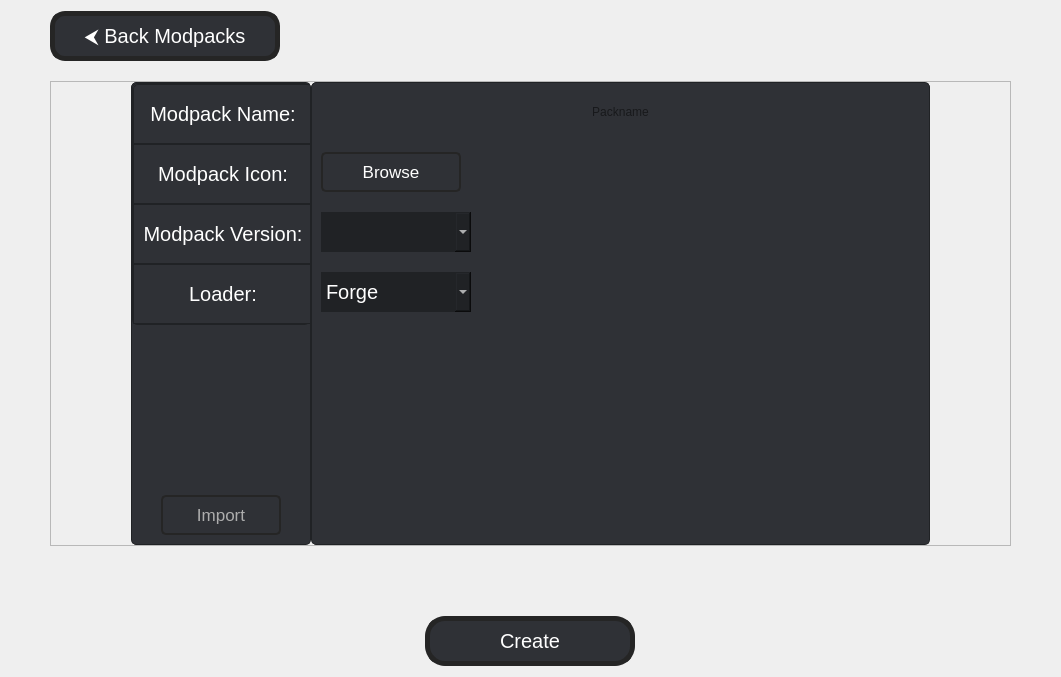
         <widget class="QWidget" name="scrollAreaWidgetContents_9">
          <property name="geometry">
           <rect>
            <x>0</x>
            <y>0</y>
            <width>1061</width>
            <height>677</height>
           </rect>
          </property>
          <layout class="QVBoxLayout" name="verticalLayout_39">
           <property name="spacing">
            <number>20</number>
           </property>
           <property name="leftMargin">
            <number>50</number>
           </property>
           <property name="rightMargin">
            <number>50</number>
           </property>
           <item>
            <widget class="QPushButton" name="backModpack_1">
             <property name="sizePolicy">
              <sizepolicy hsizetype="Preferred" vsizetype="Preferred">
               <horstretch>0</horstretch>
               <verstretch>0</verstretch>
              </sizepolicy>
             </property>
             <property name="minimumSize">
              <size>
               <width>230</width>
               <height>50</height>
              </size>
             </property>
             <property name="maximumSize">
              <size>
               <width>230</width>
               <height>50</height>
              </size>
             </property>
             <property name="cursor">
              <cursorShape>PointingHandCursor</cursorShape>
             </property>
             <property name="styleSheet">
              <string notr="true">QPushButton {
background-color: rgb(47, 49, 54);
border:5px solid rgb(37, 37, 37);
border-radius:15px;
color:white;
font:15pt;
}
QPushButton:hover {
background-color:rgb(37, 37, 37);

}</string>
             </property>
             <property name="text">
              <string>⮜ Back Modpacks</string>
             </property>
            </widget>
           </item>
           <item>
            <widget class="QFrame" name="mainFrame_2">
             <property name="frameShape">
              <enum>QFrame::StyledPanel</enum>
             </property>
             <property name="frameShadow">
              <enum>QFrame::Raised</enum>
             </property>
             <layout class="QHBoxLayout" name="horizontalLayout_24">
              <property name="spacing">
               <number>0</number>
              </property>
              <property name="leftMargin">
               <number>80</number>
              </property>
              <property name="topMargin">
               <number>0</number>
              </property>
              <property name="rightMargin">
               <number>80</number>
              </property>
              <property name="bottomMargin">
               <number>0</number>
              </property>
              <item>
               <widget class="QFrame" name="frame_44">
                <property name="minimumSize">
                 <size>
                  <width>180</width>
                  <height>400</height>
                 </size>
                </property>
                <property name="maximumSize">
                 <size>
                  <width>180</width>
                  <height>16777215</height>
                 </size>
                </property>
                <property name="styleSheet">
                 <string notr="true">background-color:rgb(47, 49, 54);
border-radius:5px;
border:1px solid rgb(32, 34, 37);</string>
                </property>
                <property name="frameShape">
                 <enum>QFrame::StyledPanel</enum>
                </property>
                <property name="frameShadow">
                 <enum>QFrame::Raised</enum>
                </property>
                <layout class="QVBoxLayout" name="verticalLayout_40">
                 <property name="leftMargin">
                  <number>0</number>
                 </property>
                 <property name="topMargin">
                  <number>0</number>
                 </property>
                 <property name="rightMargin">
                  <number>0</number>
                 </property>
                 <item alignment="Qt::AlignTop">
                  <widget class="QFrame" name="frame_45">
                   <property name="frameShape">
                    <enum>QFrame::StyledPanel</enum>
                   </property>
                   <property name="frameShadow">
                    <enum>QFrame::Raised</enum>
                   </property>
                   <layout class="QVBoxLayout" name="verticalLayout_41">
                    <property name="spacing">
                     <number>0</number>
                    </property>
                    <property name="leftMargin">
                     <number>0</number>
                    </property>
                    <property name="topMargin">
                     <number>0</number>
                    </property>
                    <property name="rightMargin">
                     <number>0</number>
                    </property>
                    <property name="bottomMargin">
                     <number>0</number>
                    </property>
                    <item>
                     <widget class="QLabel" name="label_22">
                      <property name="minimumSize">
                       <size>
                        <width>180</width>
                        <height>60</height>
                       </size>
                      </property>
                      <property name="maximumSize">
                       <size>
                        <width>180</width>
                        <height>60</height>
                       </size>
                      </property>
                      <property name="toolTip">
                       <string>Your modpack name.</string>
                      </property>
                      <property name="styleSheet">
                       <string notr="true">font:20px;
color:white;

border-top-left-radius:5px;
border-top-right-radius:5px;
border-bottom-left-radius:0px;
border-bottom-right-radius:0px;</string>
                      </property>
                      <property name="text">
                       <string>Modpack Name:</string>
                      </property>
                      <property name="alignment">
                       <set>Qt::AlignCenter</set>
                      </property>
                     </widget>
                    </item>
                    <item>
                     <widget class="QLabel" name="label_26">
                      <property name="minimumSize">
                       <size>
                        <width>180</width>
                        <height>60</height>
                       </size>
                      </property>
                      <property name="maximumSize">
                       <size>
                        <width>180</width>
                        <height>60</height>
                       </size>
                      </property>
                      <property name="toolTip">
                       <string>A banner for your modpack</string>
                      </property>
                      <property name="styleSheet">
                       <string notr="true">font:20px;
color:white;
border-radius:0px;</string>
                      </property>
                      <property name="text">
                       <string>Modpack Icon:</string>
                      </property>
                      <property name="alignment">
                       <set>Qt::AlignCenter</set>
                      </property>
                     </widget>
                    </item>
                    <item>
                     <widget class="QLabel" name="label_24">
                      <property name="minimumSize">
                       <size>
                        <width>180</width>
                        <height>60</height>
                       </size>
                      </property>
                      <property name="maximumSize">
                       <size>
                        <width>180</width>
                        <height>60</height>
                       </size>
                      </property>
                      <property name="toolTip">
                       <string>Minecraft version for your modpack.</string>
                      </property>
                      <property name="styleSheet">
                       <string notr="true">font:20px;
color:white;
border-radius:0px;</string>
                      </property>
                      <property name="text">
                       <string>Modpack Version:</string>
                      </property>
                      <property name="alignment">
                       <set>Qt::AlignCenter</set>
                      </property>
                     </widget>
                    </item>
                    <item>
                     <widget class="QLabel" name="label_28">
                      <property name="minimumSize">
                       <size>
                        <width>180</width>
                        <height>60</height>
                       </size>
                      </property>
                      <property name="maximumSize">
                       <size>
                        <width>180</width>
                        <height>60</height>
                       </size>
                      </property>
                      <property name="toolTip">
                       <string>Loader use to launch the game.</string>
                      </property>
                      <property name="styleSheet">
                       <string notr="true">font:20px;
color:white;
border-radius:0px;</string>
                      </property>
                      <property name="text">
                       <string>Loader:</string>
                      </property>
                      <property name="alignment">
                       <set>Qt::AlignCenter</set>
                      </property>
                     </widget>
                    </item>
                   </layout>
                  </widget>
                 </item>
                 <item alignment="Qt::AlignHCenter">
                  <widget class="QPushButton" name="importModpack">
                   <property name="sizePolicy">
                    <sizepolicy hsizetype="Preferred" vsizetype="Preferred">
                     <horstretch>0</horstretch>
                     <verstretch>0</verstretch>
                    </sizepolicy>
                   </property>
                   <property name="minimumSize">
                    <size>
                     <width>120</width>
                     <height>40</height>
                    </size>
                   </property>
                   <property name="maximumSize">
                    <size>
                     <width>120</width>
                     <height>40</height>
                    </size>
                   </property>
                   <property name="cursor">
                    <cursorShape>PointingHandCursor</cursorShape>
                   </property>
                   <property name="styleSheet">
                    <string notr="true">QPushButton {
background-color: rgb(47, 49, 54);
border:2px solid rgb(37, 37, 37);
border-radius:5px;
color:rgb(173, 173, 173);
font:13pt;
}
QPushButton:hover {
background-color:rgb(37, 37, 37);

}</string>
                   </property>
                   <property name="text">
                    <string>Import</string>
                   </property>
                  </widget>
                 </item>
                </layout>
               </widget>
              </item>
              <item>
               <widget class="QFrame" name="frame_46">
                <property name="minimumSize">
                 <size>
                  <width>310</width>
                  <height>400</height>
                 </size>
                </property>
                <property name="maximumSize">
                 <size>
                  <width>16777215</width>
                  <height>16777215</height>
                 </size>
                </property>
                <property name="styleSheet">
                 <string notr="true">background-color:rgb(47, 49, 54);
border-radius:5px;
border:1px solid rgb(32, 34, 37);</string>
                </property>
                <property name="frameShape">
                 <enum>QFrame::StyledPanel</enum>
                </property>
                <property name="frameShadow">
                 <enum>QFrame::Raised</enum>
                </property>
                <layout class="QVBoxLayout" name="verticalLayout_42">
                 <item alignment="Qt::AlignTop">
                  <widget class="QFrame" name="frame_47">
                   <property name="styleSheet">
                    <string notr="true">border:none;</string>
                   </property>
                   <property name="frameShape">
                    <enum>QFrame::StyledPanel</enum>
                   </property>
                   <property name="frameShadow">
                    <enum>QFrame::Raised</enum>
                   </property>
                   <layout class="QVBoxLayout" name="verticalLayout_43">
                    <property name="spacing">
                     <number>20</number>
                    </property>
                    <property name="leftMargin">
                     <number>0</number>
                    </property>
                    <property name="topMargin">
                     <number>0</number>
                    </property>
                    <property name="rightMargin">
                     <number>0</number>
                    </property>
                    <item>
                     <widget class="QLineEdit" name="createModpackName">
                      <property name="sizePolicy">
                       <sizepolicy hsizetype="Preferred" vsizetype="Preferred">
                        <horstretch>0</horstretch>
                        <verstretch>0</verstretch>
                       </sizepolicy>
                      </property>
                      <property name="minimumSize">
                       <size>
                        <width>200</width>
                        <height>40</height>
                       </size>
                      </property>
                      <property name="maximumSize">
                       <size>
                        <width>16777215</width>
                        <height>40</height>
                       </size>
                      </property>
                      <property name="styleSheet">
                       <string notr="true">background-color:rgb(38, 38, 38);
border-radius:5px;
color:white;
font:12pt;
QLineEdit[text=\\]{
	color: gray;
};</string>
                      </property>
                      <property name="text">
                       <string/>
                      </property>
                      <property name="maxLength">
                       <number>255</number>
                      </property>
                      <property name="alignment">
                       <set>Qt::AlignCenter</set>
                      </property>
                      <property name="placeholderText">
                       <string>Packname</string>
                      </property>
                     </widget>
                    </item>
                    <item alignment="Qt::AlignLeft">
                     <widget class="QFrame" name="frame_48">
                      <property name="styleSheet">
                       <string notr="true">border:none;</string>
                      </property>
                      <property name="frameShape">
                       <enum>QFrame::StyledPanel</enum>
                      </property>
                      <property name="frameShadow">
                       <enum>QFrame::Raised</enum>
                      </property>
                      <layout class="QHBoxLayout" name="horizontalLayout_25">
                       <property name="leftMargin">
                        <number>0</number>
                       </property>
                       <property name="topMargin">
                        <number>0</number>
                       </property>
                       <property name="rightMargin">
                        <number>0</number>
                       </property>
                       <property name="bottomMargin">
                        <number>0</number>
                       </property>
                       <item>
                        <widget class="QPushButton" name="browseIconBtn_1">
                         <property name="sizePolicy">
                          <sizepolicy hsizetype="Preferred" vsizetype="Preferred">
                           <horstretch>0</horstretch>
                           <verstretch>0</verstretch>
                          </sizepolicy>
                         </property>
                         <property name="minimumSize">
                          <size>
                           <width>140</width>
                           <height>40</height>
                          </size>
                         </property>
                         <property name="maximumSize">
                          <size>
                           <width>140</width>
                           <height>40</height>
                          </size>
                         </property>
                         <property name="cursor">
                          <cursorShape>PointingHandCursor</cursorShape>
                         </property>
                         <property name="styleSheet">
                          <string notr="true">QPushButton {
background-color: rgb(47, 49, 54);
border:2px solid rgb(37, 37, 37);
border-radius:5px;
color:white;
font:13pt;
}
QPushButton:hover {
background-color:rgb(37, 37, 37);

}</string>
                         </property>
                         <property name="text">
                          <string>Browse</string>
                         </property>
                        </widget>
                       </item>
                       <item>
                        <widget class="QPushButton" name="removeIconBtn_1">
                         <property name="sizePolicy">
                          <sizepolicy hsizetype="Preferred" vsizetype="Preferred">
                           <horstretch>0</horstretch>
                           <verstretch>0</verstretch>
                          </sizepolicy>
                         </property>
                         <property name="minimumSize">
                          <size>
                           <width>20</width>
                           <height>20</height>
                          </size>
                         </property>
                         <property name="maximumSize">
                          <size>
                           <width>20</width>
                           <height>20</height>
                          </size>
                         </property>
                         <property name="cursor">
                          <cursorShape>PointingHandCursor</cursorShape>
                         </property>
                         <property name="styleSheet">
                          <string notr="true">border:none;</string>
                         </property>
                         <property name="text">
                          <string/>
                         </property>
                         <property name="icon">
                          <iconset resource="../qtrf.qrc">
                           <normaloff>:/icon/assets/feather-icons/x-circle.png</normaloff>:/icon/assets/feather-icons/x-circle.png</iconset>
                         </property>
                         <property name="iconSize">
                          <size>
                           <width>20</width>
                           <height>20</height>
                          </size>
                         </property>
                        </widget>
                       </item>
                      </layout>
                     </widget>
                    </item>
                    <item alignment="Qt::AlignLeft">
                     <widget class="QComboBox" name="createModpackVersion">
                      <property name="sizePolicy">
                       <sizepolicy hsizetype="Preferred" vsizetype="Preferred">
                        <horstretch>0</horstretch>
                        <verstretch>0</verstretch>
                       </sizepolicy>
                      </property>
                      <property name="minimumSize">
                       <size>
                        <width>150</width>
                        <height>40</height>
                       </size>
                      </property>
                      <property name="maximumSize">
                       <size>
                        <width>150</width>
                        <height>40</height>
                       </size>
                      </property>
                      <property name="cursor">
                       <cursorShape>PointingHandCursor</cursorShape>
                      </property>
                      <property name="layoutDirection">
                       <enum>Qt::LeftToRight</enum>
                      </property>
                      <property name="styleSheet">
                       <string notr="true">font:20px;
color:white;
background-color:rgb(32, 34, 37);
border-radius:0;
</string>
                      </property>
                      <property name="maxVisibleItems">
                       <number>5</number>
                      </property>
                     </widget>
                    </item>
                    <item>
                     <widget class="QComboBox" name="createModpackLoader">
                      <property name="sizePolicy">
                       <sizepolicy hsizetype="Preferred" vsizetype="Preferred">
                        <horstretch>0</horstretch>
                        <verstretch>0</verstretch>
                       </sizepolicy>
                      </property>
                      <property name="minimumSize">
                       <size>
                        <width>150</width>
                        <height>40</height>
                       </size>
                      </property>
                      <property name="maximumSize">
                       <size>
                        <width>150</width>
                        <height>40</height>
                       </size>
                      </property>
                      <property name="cursor">
                       <cursorShape>PointingHandCursor</cursorShape>
                      </property>
                      <property name="layoutDirection">
                       <enum>Qt::LeftToRight</enum>
                      </property>
                      <property name="styleSheet">
                       <string notr="true">font:20px;
color:white;
background-color:rgb(32, 34, 37);
border-radius:0;
</string>
                      </property>
                      <property name="maxVisibleItems">
                       <number>5</number>
                      </property>
                      <item>
                       <property name="text">
                        <string>Forge</string>
                       </property>
                      </item>
                      <item>
                       <property name="text">
                        <string>Fabric</string>
                       </property>
                      </item>
                     </widget>
                    </item>
                   </layout>
                  </widget>
                 </item>
                </layout>
               </widget>
              </item>
             </layout>
            </widget>
           </item>
           <item>
            <widget class="QLabel" name="createModpackFB">
             <property name="minimumSize">
              <size>
               <width>0</width>
               <height>30</height>
              </size>
             </property>
             <property name="maximumSize">
              <size>
               <width>16777215</width>
               <height>30</height>
              </size>
             </property>
             <property name="styleSheet">
              <string notr="true">color:white;
font:12pt;</string>
             </property>
             <property name="text">
              <string/>
             </property>
             <property name="alignment">
              <set>Qt::AlignCenter</set>
             </property>
            </widget>
           </item>
           <item alignment="Qt::AlignHCenter">
            <widget class="QPushButton" name="createModpackBtn_2">
             <property name="sizePolicy">
              <sizepolicy hsizetype="Preferred" vsizetype="Preferred">
               <horstretch>0</horstretch>
               <verstretch>0</verstretch>
              </sizepolicy>
             </property>
             <property name="minimumSize">
              <size>
               <width>210</width>
               <height>50</height>
              </size>
             </property>
             <property name="maximumSize">
              <size>
               <width>210</width>
               <height>50</height>
              </size>
             </property>
             <property name="cursor">
              <cursorShape>PointingHandCursor</cursorShape>
             </property>
             <property name="styleSheet">
              <string notr="true">QPushButton {
background-color: rgb(47, 49, 54);
border:5px solid rgb(37, 37, 37);
border-radius:20px;
color:white;
font:15pt;
}
QPushButton:hover {
background-color:rgb(37, 37, 37);

}</string>
             </property>
             <property name="text">
              <string>Create</string>
             </property>
            </widget>
           </item>
          </layout>
         </widget>
